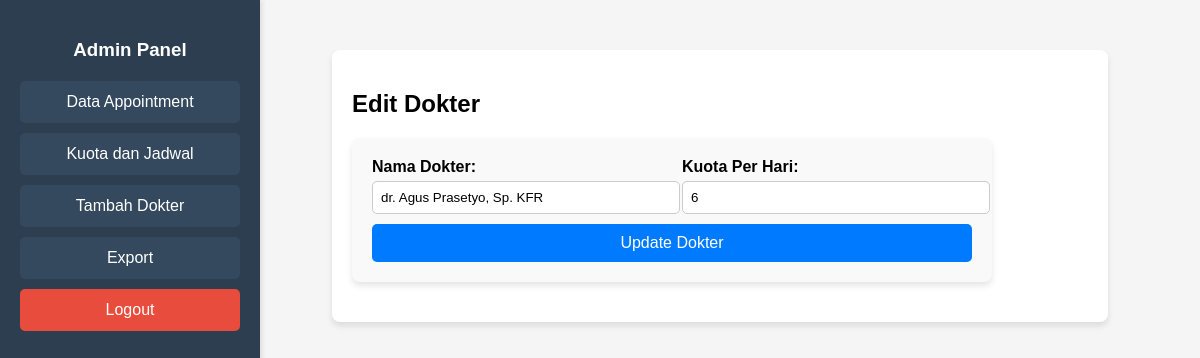
/admin/edit_dokter.php?id=1 (signed in), run on an earlier commit of the app's database.
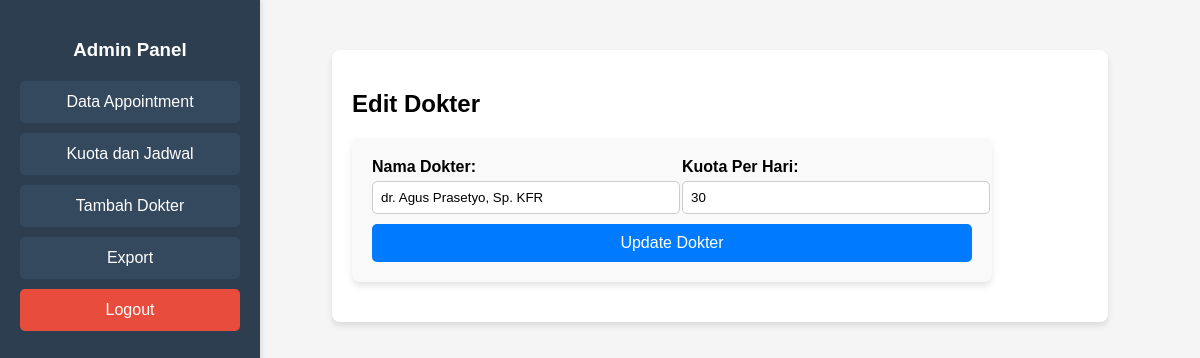
And on a later commit of the database.
### tables this page shows
CREATE TABLE `dokter_kuota` (
  `id` int(11) NOT NULL,
  `dokter` varchar(100) NOT NULL,
  `kuota` int(11) NOT NULL DEFAULT 1
);

### admin/edit_dokter.php (the view, shortened to what this page needs)
<?php
require '../koneksi.php';
$id = (int)$_GET['id'];
$query = "SELECT * FROM dokter_kuota WHERE id = ?";
$stmt = $conn->prepare($query);
$stmt->bind_param("i", $id);
$stmt->execute();
$result = $stmt->get_result();
$dokter = $result->fetch_assoc();
?>
<!DOCTYPE html>
<html lang="id">
<head>
    <link rel="stylesheet" href="style.css">
</head>
<body>
<div class="sidebar">
    <h3>Admin Panel</h3>
    <a href="index.php" class="sidebar-btn">Data Appointment</a>
    <a href="kuota.php" class="sidebar-btn">Kuota dan Jadwal</a>
    <a href="tambah_dokter.php" class="sidebar-btn">Tambah Dokter</a>
    <a href="export.php" class="sidebar-btn">Export</a>
    <a href="logout.php" class="sidebar-btn logout-btn">Logout</a>
</div>
<div class="main-content">
    <div class="container">
        <h2>Edit Dokter</h2>
        <div class="form-container">
            <form method="POST">
                <div class="form-row">
                    <div class="form-group">
                        <label>Nama Dokter:</label>
                        <input type="text" name="nama_dokter" value="<?= htmlspecialchars($dokter['dokter']); ?>" required>
                    </div>
                    <div class="form-group">
                        <label>Kuota Per Hari:</label>
                        <input type="number" name="kuota" value="<?= htmlspecialchars($dokter['kuota']); ?>" min="1" required>
                    </div>
                </div>
                <button type="submit" class="btn-primary">Update Dokter</button>
            </form>
        </div>
    </div>
</div>
</body>
</html>

What changed in the data, as far as the page shows it:
changed dokter_kuota "dr. Agus Prasetyo, Sp. KFR": kuota "6" → "30"
